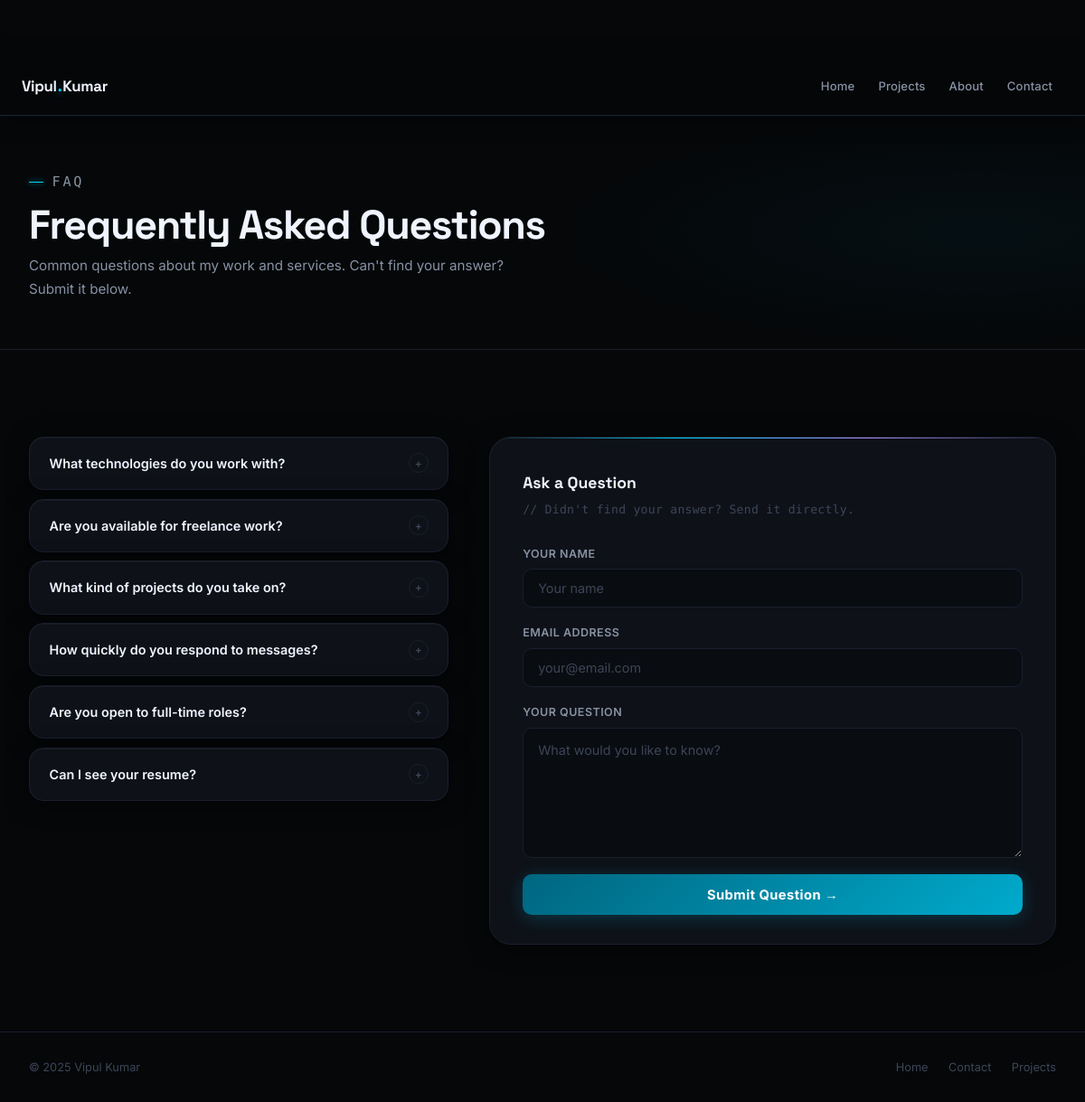
Page /FAQ/ on the committed database.
### PF_App/models.py (models this page shows, shortened)
class SiteProfile(models.Model):
    full_name        = models.CharField(max_length=100, default="Vipul Kumar")
    first_name       = models.CharField(max_length=50,  default="Vipul")
    last_name        = models.CharField(max_length=50,  default="Kumar")
    tagline          = models.CharField(max_length=200, default="BCA student, Django developer, and lifelong builder.")
    hero_description = models.TextField(default="I build clean, fast, and scalable web applications.")
    about_bio_1      = models.TextField(default="", blank=True)
    about_bio_2      = models.TextField(default="", blank=True)
    about_bio_3      = models.TextField(default="", blank=True)
    location         = models.CharField(max_length=100, default="Delhi, India")
    education        = models.CharField(max_length=150, default="BCA · BCIT 2022-25")
    email            = models.EmailField(default="vipulsam1234@gmail.com")
    github_url       = models.URLField(default="https://github.com/Vipul-Kumar-Dev")
    github_handle    = models.CharField(max_length=100, default="Vipul-Kumar-Dev")
    linkedin_url     = models.URLField(default="https://www.linkedin.com/in/vipul-kumar-dev/")
    linkedin_handle  = models.CharField(max_length=100, default="vipul-kumar-dev")
    languages        = models.CharField(max_length=100, default="English, Hindi")
    resume_note      = models.CharField(max_length=200, default="Get the full picture - all my experience, skills, and projects in one clean PDF.")
    footer_copy      = models.CharField(max_length=200, default="© 2025 Vipul Kumar · Built with Django")
    stat_projects    = models.CharField(max_length=20, default="3+")
    stat_internships = models.CharField(max_length=20, default="2")
    stat_technologies= models.CharField(max_length=20, default="8+")
    stat_experience  = models.CharField(max_length=20, default="1.5y")
    is_available     = models.BooleanField(default=True)
    class Meta:
        verbose_name = "Site Profile"
    @classmethod
    def get(cls):
        obj, _ = cls.objects.get_or_create(pk=1)
        return obj

class FAQItem(models.Model):
    question = models.CharField(max_length=255)
    answer   = models.TextField()
    order    = models.PositiveSmallIntegerField(default=0)
    class Meta:
        ordering = ["order"]

### PF_App/views.py (the view)
# urls.py: path("FAQ/",    v.faq_view,   name="faq"),
def faq_view(request):
    ctx = _public_ctx()
    if request.method == "POST":
        form = FAQSubmitForm(request.POST)
        if form.is_valid():
            profile = ctx["profile"]
            try:
                send_mail(
                    subject=f"FAQ Question from {form.cleaned_data['name']}",
                    message=(
                        f"Name: {form.cleaned_data['name']}\n"
                        f"Email: {form.cleaned_data['email']}\n\n"
                        f"Question:\n{form.cleaned_data['question']}"
                    ),
                    from_email=form.cleaned_data["email"],
                    recipient_list=[profile.email],
                    fail_silently=False,
                )
            except Exception:
                pass
            messages.success(request, "Your question has been sent successfully!")
            return redirect("faq")
    else:
        form = FAQSubmitForm()
    ctx["form"] = form
    return render(request, "faq.html", ctx)

### PF_App/forms.py
class FAQSubmitForm(forms.Form):
    name = forms.CharField(
        widget=forms.TextInput(attrs={'class': 'f-input', 'placeholder': 'Your name'})
    )
    email = forms.EmailField(
        widget=forms.EmailInput(attrs={'class': 'f-input', 'placeholder': 'your@email.com'})
    )
    question = forms.CharField(
        widget=forms.Textarea(attrs={'class': 'f-textarea', 'placeholder': 'What would you like to know?', 'rows': 5})
    )

### PF_App/views.py (called while the page is built)
def _public_ctx():
    profile = SiteProfile.get()
    return {
        "profile":  profile,
        "skills":   Skill.objects.all(),
        "projects": Project.objects.all(),
        "exp":      Experience.objects.all(),
        "certs":    Certification.objects.all(),
        "roles":    list(TypedRole.objects.values_list("label", flat=True)),
        "faqs":     FAQItem.objects.all(),
    }

### Templates/faq.html (shortened to what this page needs)
{% load static %}
<!doctype html>
<html lang="en">
  <head>
    <link rel="stylesheet" href="{% static 'base.css' %}" />
  </head>
  <body>
    <nav class="nav scrolled" style="position: sticky; top: 0">
      <a href="{% url 'home' %}" class="nav-logo"
        >{{ profile.first_name }}<span class="dot">.</span>{{ profile.last_name }}</a
      >
      <div class="nav-links" id="nav-links">
        <a href="{% url 'home' %}" class="nav-link">Home</a>
        <a href="{% url 'projects' %}" class="nav-link">Projects</a>
        <a href="{% url 'about' %}" class="nav-link">About</a>
        <a href="{% url 'contact' %}" class="nav-link">Contact</a>
      </div>
    </nav>
    <div class="page-hero">
      <p class="page-hero-label">FAQ</p>
      <h1>Frequently Asked Questions</h1>
      <p>
        Common questions about my work and services. Can't find your answer?
        Submit it below.
      </p>
    </div>
    <section class="section">
      <div class="faq-layout">
        <div class="sr-l">
          <div class="faq-list">
            {% for f in faqs %}
            <div class="faq-item">
              <button class="faq-q">
                {{ f.question }}<span class="fq-icon">+</span>
              </button>
            </div>
            {% empty %}
            <p style="color: var(--t3); font-size: 0.88rem">
              No FAQ items yet.
            </p>
            {% endfor %}
          </div>
        </div>
        <div class="form-card sr-r">
          <h3>Ask a Question</h3>
          <p class="fc-sub">// Didn't find your answer? Send it directly.</p>
          <form method="post" novalidate>
            <div class="f-group">
              <label class="f-label">Your Name</label>{{ form.name }}
            </div>
            <div class="f-group">
              <label class="f-label">Email Address</label>{{ form.email }}
            </div>
            <div class="f-group">
              <label class="f-label">Your Question</label>{{ form.question }}
            </div>
            <button type="submit" class="submit-btn">Submit Question →</button>
          </form>
        </div>
      </div>
    </section>
    <footer>
      <span>{{ profile.footer_copy }}</span>
      <div style="display: flex; gap: 1.4rem">
        <a href="{% url 'home' %}">Home</a>
        <a href="{% url 'contact' %}">Contact</a>
        <a href="{% url 'projects' %}">Projects</a>
      </div>
    </footer>
  </body>
</html>

### Templates/faq.html (style rules this page uses)
body { padding-top: 64px; }
.faq-layout { display: grid; grid-template-columns: 1fr 1.35fr; gap: 2.8rem; align-items: start; }
.faq-list { display: flex; flex-direction: column; gap: 0.6rem; }
.faq-item { background: var(--bg-card); border: 1px solid var(--b1); border-radius: var(--r-lg); overflow: hidden; box-shadow: var(--sh-card); transition: border-color 0.25s, box-shadow 0.25s; }
.faq-q { width: 100%; display: flex; align-items: center; justify-content: space-between; padding: 1.1rem 1.35rem; background: none; border: none; cursor: pointer; font-family: var(--body); font-size: 0.9rem; font-weight: 600; color: var(--t1); text-align: left; gap: 1rem; transition: background 0.2s; }
.fq-icon { width: 22px; height: 22px; border-radius: 50%; flex-shrink: 0; border: 1px solid var(--b1); display: flex; align-items: center; justify-content: center; font-size: 0.75rem; color: var(--t3); transition: transform 0.3s, border-color 0.3s, color 0.3s, background 0.3s; }
.form-card { background: var(--bg-card); border: 1px solid var(--b1); border-radius: var(--r-xl); padding: 2.25rem 2.25rem 2rem; box-shadow: var(--sh-card); position: sticky; top: 84px; overflow: hidden; }
.form-card::before { content: ""; position: absolute; top: 0; left: 0; right: 0; height: 1px; background: linear-gradient( 90deg, transparent, var(--cyan), var(--violet), transparent ); }
.form-card h3 { font-family: "Space Grotesk", sans-serif; font-size: 1.1rem; font-weight: 700; color: var(--t1); margin-bottom: 0.25rem; }
.form-card .fc-sub { font-size: 0.82rem; color: var(--t3); margin-bottom: 1.75rem; font-family: var(--mono); letter-spacing: 0.02em; }
footer { flex-wrap: wrap; gap: 0.75rem; }

### rows in the picture
SiteProfile: first_name "Vipul", last_name "Kumar", footer_copy "© 2025 Vipul Kumar"
FAQItem: question "What technologies do you work with?"
FAQItem: question "Are you available for freelance work?"
FAQItem: question "What kind of projects do you take on?"
FAQItem: question "How quickly do you respond to messages?"
FAQItem: question "Are you open to full-time roles?"
FAQItem: question "Can I see your resume?"
